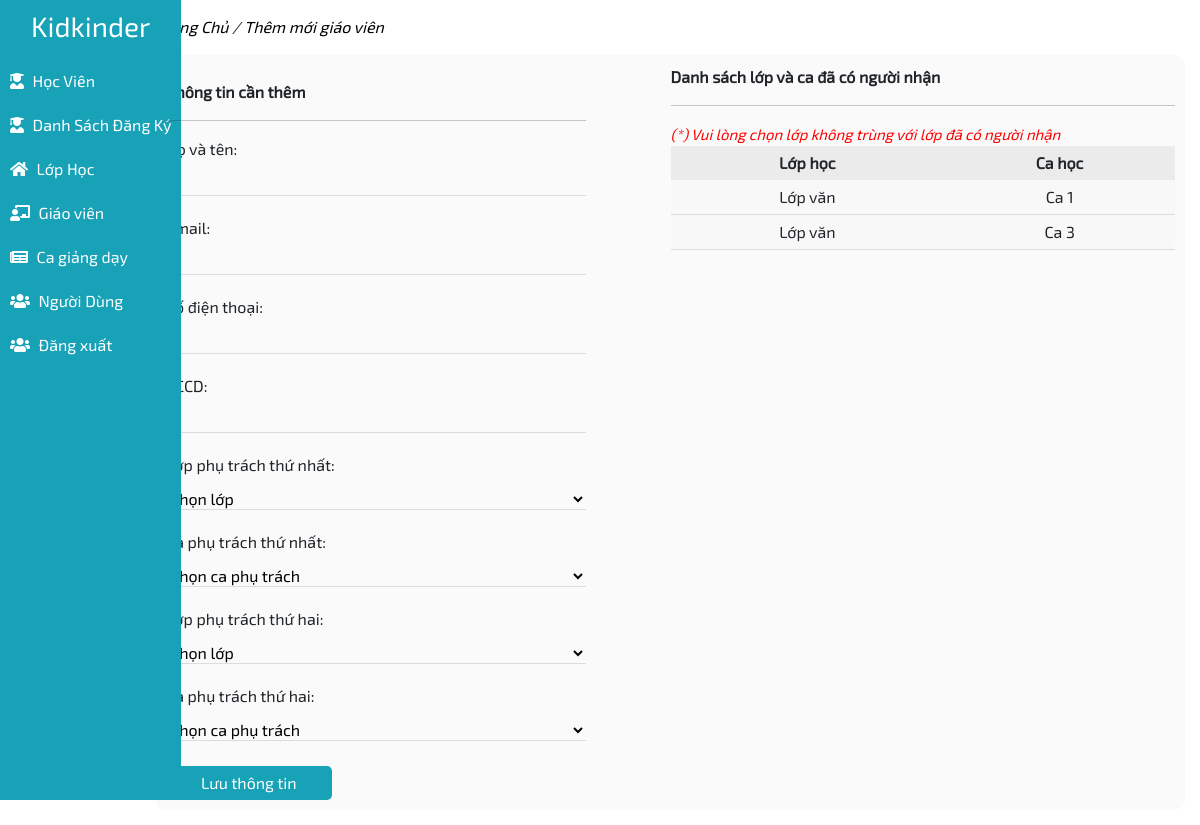
/admin/index.php?action=new-teacher (signed in), run on the app's committed database.
### tables this page shows
CREATE TABLE `detailclass` (
  `id` int(11) NOT NULL,
  `idClass` varchar(45) DEFAULT NULL,
  `idShift` varchar(45) DEFAULT NULL,
  `idTeacher` varchar(45) DEFAULT NULL
);

CREATE TABLE `class` (
  `id_class` int(11) NOT NULL,
  `class_name` varchar(100) NOT NULL,
  `start_date` date NOT NULL,
  `end_date` date NOT NULL,
  `tuition` varchar(15) NOT NULL,
  `desc_class` text NOT NULL,
  `capacity` int(11) NOT NULL,
  `images` varchar(255) NOT NULL,
  `current_number` int(11) NOT NULL
);

CREATE TABLE `shiftclass` (
  `idShift` int(11) NOT NULL,
  `hourStart` time DEFAULT NULL,
  `hourEnd` time DEFAULT NULL,
  `nameShift` varchar(45) DEFAULT NULL
);

### database/config.php (called while the page is built, shortened)
<?php
    function getConnect(){
        $host = "localhost";
        $dbname = "kisdschool";
        $dbusername = "root";
        $dbpwd = "";
        try {
            $conn = new PDO("mysql:host=$host;dbname=$dbname;charset=utf8", $dbusername, $dbpwd);
        }catch(Exception $ex){
            var_dump($ex->getMessage());
            die;
        }
        return $conn;
    }
    function executeQuery($sqlQuery, $getAll = false){
        $conn = getConnect();
        $stmt = $conn->prepare($sqlQuery);
        $stmt->execute();
        $result = $stmt->fetchAll();
        if($getAll){
            return $result;
        }
        return $result[0];
    }
?>

### admin/page/newTeacher.php (the view, shortened to what this page needs)
<?php
$sqlGetDetailShift = "SELECT * from detailClass join class on detailClass.idClass = class.id_class join shiftClass on shiftClass.idShift = detailClass.idShift";
$dataDetailShift = empty(executeQuery($sqlGetDetailShift, true)) ? [] : executeQuery($sqlGetDetailShift, true);
?>
<p class="navPage">
    <a href="?action="><i>Trang Chủ</i></a>
    <i>/</i>
    <a href=""><i>Thêm mới giáo viên</i></a>
</p>
<div class="newStudent">
    <div class="col-12 add">
        <div class="form col-5">
            <b>Thông tin cần thêm</b>
            <hr>
            <form method="POST" enctype="multipart/form-data">
                <div class="itemForm">
                    <p>Họ và tên:</p>
                    <input required name="nameTeacher" type="text">
                </div>
                <div class="itemForm">
                    <p>Email:</p>
                    <input required name="emailTeacher" type="text">
                </div>
                <div class="itemForm">
                    <p>Số điện thoại:</p>
                    <input required name="phoneNumber" type="text">
                </div>
                <div class="itemForm">
                    <p>CCCD:</p>
                    <input required name="cccd" type="text">
                </div>
                <div class="itemForm">
                    <p>Lớp phụ trách thứ nhất:</p>
                    <select name="class1"  required>
                        <option selected disabled  hidden>Chọn lớp</option>
                    </select>
                </div>
                <div class="itemForm">
                    <p>Ca phụ trách thứ nhất:</p>
                    <select name="shift1"  required>
                        <option selected disabled  hidden>Chọn ca phụ trách</option>
                    </select>
                </div>
                <div class="itemForm">
                    <p>Lớp phụ trách thứ hai:</p>
                    <select name="class2"  required>
                        <option selected disabled  hidden>Chọn lớp</option>
                    </select>
                </div>
                <div class="itemForm">
                    <p>Ca phụ trách thứ hai:</p>
                    <select name="shift2"  required>
                        <option selected disabled  hidden>Chọn ca phụ trách</option>
                    </select>
                </div>
                <button name="btnSubmit" type="submit">Lưu thông tin</button>
            </form>
        </div>
        <div class="col-6">
            <b>Danh sách lớp và ca đã có người nhận</b>
            <hr>
            <i style="font-size: 15px; color: red">(*) Vui lòng chọn lớp không trùng với lớp đã có người nhận</i>
            <table>
                <thead>
                    <tr>
                        <th>Lớp học</th>
                        <th>Ca học</th>
                    </tr>
                </thead>
                <tbody>
                    <?php foreach ($dataDetailShift as $key => $value): ?>
                        <tr>
                            <td><?= $value['class_name'] ?></td>
                            <td>Ca <?= $value['nameShift'] ?></td>
                        </tr>
                    <?php endforeach ?>
                </tbody>
            </table>
        </div>
    </div>
</div>

### admin/css/style.css (style rules this page uses)
* { margin: 0; padding: 0; font-family: "Exo2"; }
.navPage a { color: black; text-decoration: none; }
.content table { width: 100%; }
.content table thead th { padding: 5px 10px; text-align: center; }
.content table tbody td { text-align: center; padding: 5px 0px; border-bottom: 1px solid gainsboro; }
.newStudent { display: flex; justify-content: space-between; align-items: flex-start; }
.newStudent .form { margin-top: 15px; }
.newStudent .form input, .newStudent .form select, .newStudent .form textarea { width: 100%; outline: none; border: none; border-bottom: 1px solid gainsboro; margin-bottom: 10px; background-color: transparent; }
.newStudent .form p { margin: 10px 0px; }
.newStudent .form button { padding: 5px 35px; margin-top: 15px; border: none; border-radius: 5px; background-color: #17a2b8; color: white; }
.newStudent .add { background: #f3f3f373; padding: 10px; border-radius: 10px; }
.content table { text-align: center; width: 100%; background: #f3f3f373; padding: 10px; border-radius: 10px; }
.content table thead th { background-color: #e5e5e5a6; padding: 5px 0px; }

### admin/page/newTeacher.php (style rules this page uses)
.col-12 { display: flex; justify-content: space-between; align-items: flex-start; }

### data on the page
detailclass: idClass.class_name "Lớp văn", idShift.nameShift "1"
detailclass: idClass.class_name "Lớp văn", idShift.nameShift "3"
